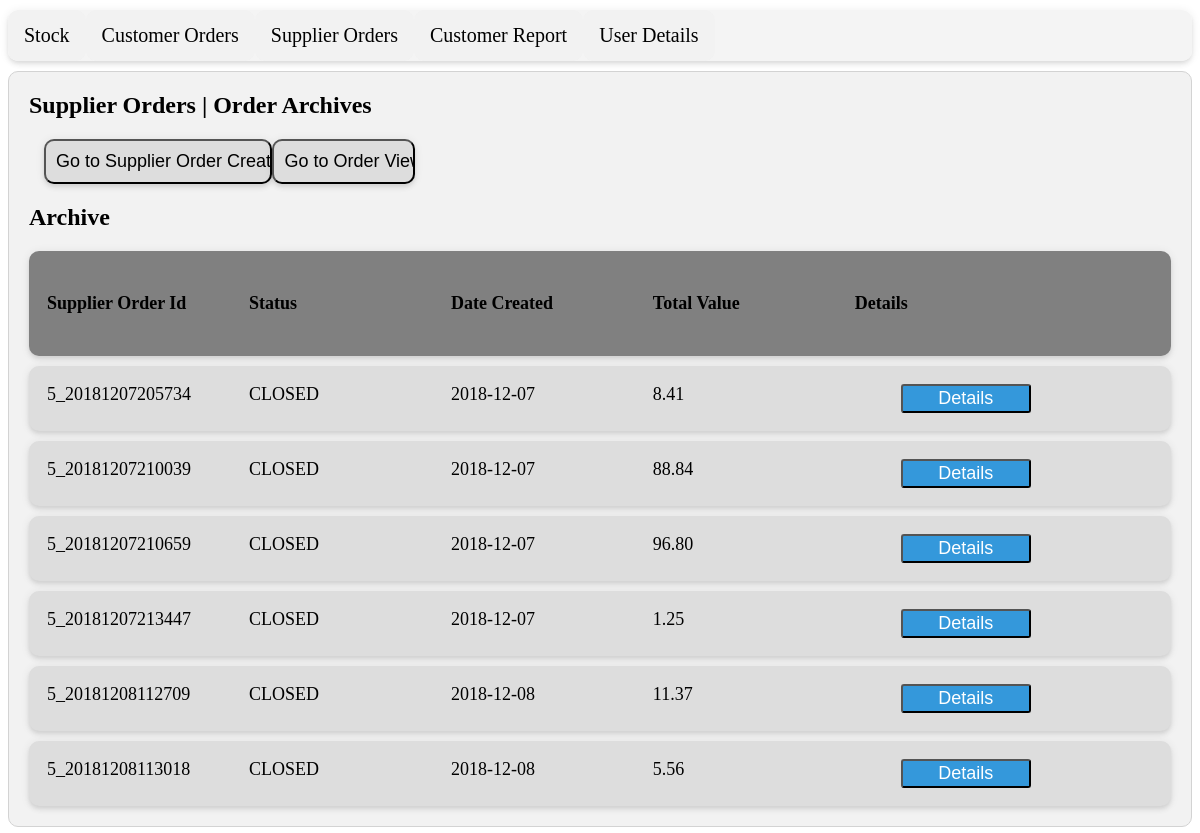
The app's page /php/acp_sup_ord_arch.php, older data.
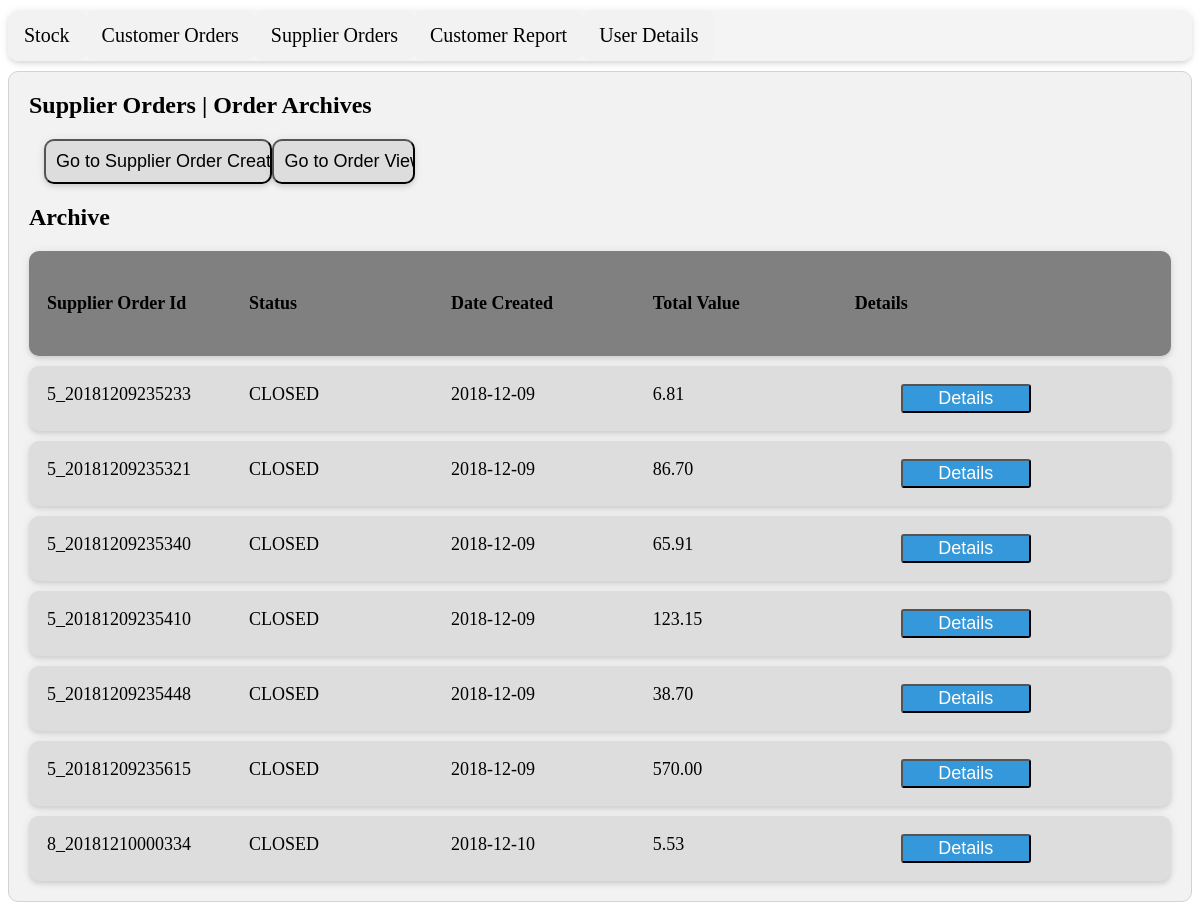
The same page, newer data.
### tables this page shows
CREATE TABLE IF NOT EXISTS `supplier_ord` (
  `sup_ord_id` varchar(100) NOT NULL,
  `sts` enum('SUBMITED','CLOSED') NOT NULL,
  `ord_dte` date NOT NULL,
  `price_sum` decimal(5,2) NOT NULL,
  PRIMARY KEY (`sup_ord_id`)
);

### php/acp_sup_ord_arch.php (the view, shortened to what this page needs)
<!DOCTYPE html>
<html lang="en">
<head>
    <link rel="stylesheet" type="text/css" href="css/supplier.css">
</head>
<?php
include "admin_panel_connection.php";
?>
<div class="container">
<h2>Supplier Orders | Order Archives</h2>
<div class="row2">
    <div class="title main2">
         <form action='?page=acp_sup_ord_main' method = 'post'>
            <input type='submit' value='Go to Supplier Order Creation'>
        </form>
    </div>
    <div class="title main">
        <form action='?page=acp_sup_ord_view' method = 'post'>
           <input type='submit' value='Go to Order View'>
        </form>
    </div>
</div>
<h2>Archive</h2>
<?php
        $search = "SELECT * FROM supplier_ord WHERE sts = 'CLOSED' ORDER BY supplier_ord.sup_ord_id";
        $result = mysqli_query($mysqli, $search);
?>
<div class="row header">
  <div class="column cname">
    <h4>Supplier Order Id</h4>
   </div>
  <div class="column cname">
    <h4>Status</h4>
  </div>
  <div class="column cname">
    <h4>Date Created</h4>
  </div>
  <div class="column cname">
    <h4>Total Value</h4>
  </div>
  <div class="column cname">
    <h4>Details</h4>
  </div>
</div>
<?php
		while ($row = mysqli_fetch_assoc($result))
		{
?>
<div class="row">
  <div class="column cname">
    <?php echo $row["sup_ord_id"]; ?>
  </div>
  <div class="column cname">
      <?php echo $row["sts"]; ?>
  </div>
  <div class="column cname">
    <?php echo $row["ord_dte"]; ?>
  </div>
  <div class="column cname">
    <?php echo $row["price_sum"]; ?>
  </div>
<?php
  echo " <div class= 'column cname'>
    <form action='?page=acp_sup_ord_arch' method = 'post'>
        <input type = 'hidden'  name ='sup_ord_id1' value = {$row['sup_ord_id']}>
        <input type='submit' value='Details' class='btn-suppclear'>
    </form></div>";
?>
</div>
<?php
}
?>

### php/admin_panel_connection.php (shortened to what this page needs)
<!DOCTYPE html>
<html lang="en">
<head>
<link rel="stylesheet" type="text/css" href="css/admin_and_member_panel.css">
</head>
<body>
<div class="panel" id="myPanelnav">
  <a href="?page=acp_stock" class="active-panel">Stock</a>
  <a href="?page=acp_customers_orders">Customer Orders</a>
  <a href="?page=acp_suppliers_orders">Supplier Orders</a>
  <a href="?page=acp_customers">Customer Report</a>
  <a href="?page=user_details">User Details</a>
</div>
</body>
</html>

### css/supplier.css (style rules this page uses)
* { box-sizing: border-box; }
.container { background-color: #f2f2f2; padding: 0px 20px 10px 20px; border: 1px solid lightgrey; border-radius: 10px; width: 100%; }
.row { width: border-box; margin: 10px auto; padding: 10px; background-color: #ddd; font-size: 18px; box-shadow: 0 2px 4px -1px rgba(0, 0, 0, 0.06), 0 4px 5px 0 rgba(0, 0, 0, 0.06), 0 1px 10px 0 rgba(0, 0, 0, 0.08); border-radius: 10px; position: relative; overflow: hidden; width: 100%; }
.title input { background-color: #ddd; float: left; width: 25%; padding: 10px; vertical-align: middle; text-align: center; font-size: 18px; width: border-box; box-shadow: 0 2px 4px -1px rgba(0, 0, 0, 0.06), 0 4px 5px 0 rgba(0, 0, 0, 0.06), 0 1px 10px 0 rgba(0, 0, 0, 0.08); border-radius: 10px; }
.main { margin: 15px; width: 50%; }
.main:after { clear: both; }
.main2 { margin: 15px; width: 80%; }
.column { float: left; width: 9%; padding: 8px; vertical-align: middle; text-align: center; font-size: 18px; }
.column input { background-color: #fff; vertical-align: middle; text-align: center; font-size: 18px; margin: 0 20px; }
.cname { width: 18%; text-align: left; }
.row:after, .row2:after { content: ""; display: table; clear: both; }
.header { background-color: gray; font-size: 20px; }
input.btn-suppdel, input.btn-suppclear { width: 90px; color: #fff; background-color: #3498db; text-align: center; padding: 2px; display: block; float: right; margin: 0 10px 0; border-radius: 3px; font-size: 18px; }
input.btn-suppclear { width: 130px; }

### css/admin_and_member_panel.css (style rules this page uses)
.panel { position: relative; margin: 10px auto; max-width: 1500px; overflow: hidden; border-radius: 10px; background-color: rgb(242, 242, 242, 0.8); box-shadow: 0 2px 4px -1px rgba(0, 0, 0, 0.06), 0 4px 5px 0 rgba(0, 0, 0, 0.06), 0 1px 10px 0 rgba(0, 0, 0, 0.08); }
.panel a { background-color: inherit; float: left; border: none; outline: none; cursor: pointer; padding: 14px 16px; transition: 0.3s; font-size: 20px; border-radius: 10px; text-align: center; text-decoration: none; color: black; }
.active-panel { color: white; }

Row changes from the older to the newer data that the page shows:
removed supplier_ord: sup_ord_id "5_20181207205734", sts "CLOSED", ord_dte "2018-12-07", price_sum "8.41"
removed supplier_ord: sup_ord_id "5_20181207210039", sts "CLOSED", ord_dte "2018-12-07", price_sum "88.84"
removed supplier_ord: sup_ord_id "5_20181207210659", sts "CLOSED", ord_dte "2018-12-07", price_sum "96.80"
removed supplier_ord: sup_ord_id "5_20181207213447", sts "CLOSED", ord_dte "2018-12-07", price_sum "1.25"
removed supplier_ord: sup_ord_id "5_20181208112709", sts "CLOSED", ord_dte "2018-12-08", price_sum "11.37"
removed supplier_ord: sup_ord_id "5_20181208113018", sts "CLOSED", ord_dte "2018-12-08", price_sum "5.56"
added supplier_ord: sup_ord_id "5_20181209235233", sts "CLOSED", ord_dte "2018-12-09", price_sum "6.81"
added supplier_ord: sup_ord_id "5_20181209235321", sts "CLOSED", ord_dte "2018-12-09", price_sum "86.70"
added supplier_ord: sup_ord_id "5_20181209235340", sts "CLOSED", ord_dte "2018-12-09", price_sum "65.91"
added supplier_ord: sup_ord_id "5_20181209235410", sts "CLOSED", ord_dte "2018-12-09", price_sum "123.15"
added supplier_ord: sup_ord_id "5_20181209235448", sts "CLOSED", ord_dte "2018-12-09", price_sum "38.70"
added supplier_ord: sup_ord_id "5_20181209235615", sts "CLOSED", ord_dte "2018-12-09", price_sum "570.00"
added supplier_ord: sup_ord_id "8_20181210000334", sts "CLOSED", ord_dte "2018-12-10", price_sum "5.53"
